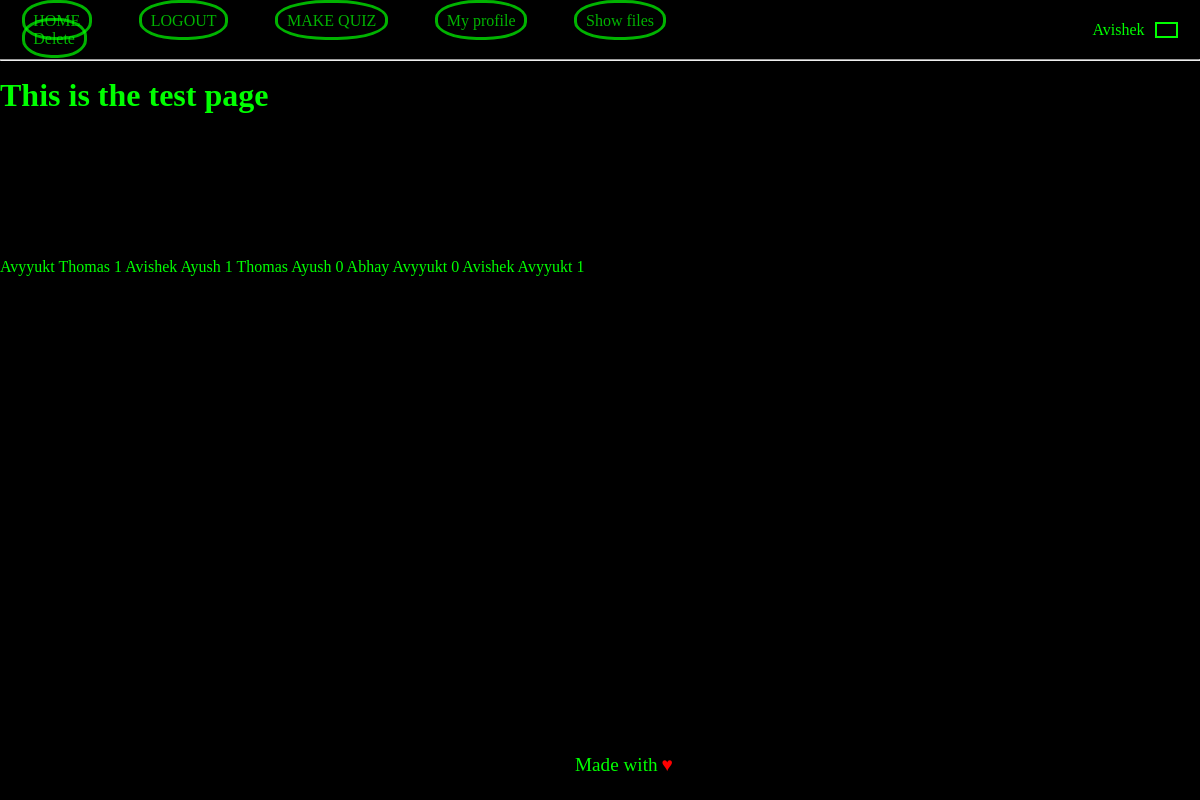
Screenshot of /test (signed in) with the database file from the repository.
### website/models.py (models this page shows)
class User(db.Model,UserMixin):
    __tablename__ = 'users'
    id = db.Column(db.Integer, primary_key=True)
    first_name = db.Column(db.String)
    email = db.Column(db.String, unique = True)
    password = db.Column(db.String)

class User_Friends(db.Model):
    __tablename__ = 'user_friends'
    id = db.Column(db.Integer, primary_key=True)
    sender_user = db.Column("sender_user",db.String)
    recieved_user = db.Column("reciever_user",db.String)
    frnd_status = db.Column(db.Integer)

### website/views.py (the view)
@views.route('/test')
def test():
    query1 = User.query.all()
    query2 = Quiz.query.all()
    query3 = Question.query.all()
    query4 = Option.query.all()
    query5 = Score.query.all()
    query6 = User_profile.query.all()
    query7 = User_Friends.query.all()
    return render_template('test.html', message1 = query1 , message2 = query2,message3 = query3,message4 = query4, message5 = query5 ,message6 = query6,message7= query7, user = current_user)

### website/__init__.py (called while the page is built)
def create_app():
    app = Flask(__name__)
    app.config['SECRET_KEY'] = 'delta_<3'
    app.config['SQLALCHEMY_DATABASE_URI'] = f'sqlite:///{DB_NAME}'
    db.init_app(app)
    from .views import views
    from .auth import auth
    app.register_blueprint(views, url_prefix = '/')
    app.register_blueprint(auth, url_prefix = '/')
    from .models import User, Quiz, Question, Option, Score, User_profile, User_Friends
    with app.app_context():
        db.create_all()
    login_manager = LoginManager()
    login_manager.login_view = 'auth.login'
    login_manager.init_app(app)
    @login_manager.user_loader
    def load_user(id):
        return User.query.get(int(id))
    return app

### website/templates/test.html (shortened to what this page needs)
{%extends "base.html"%}
{%block content%}
<h1>This is the test page</h1>
<br>
<br>
<br>
<br>
<br>
<br>
<br>
<br>
{%for x in message7%}
{{x.recieved_user}}
{{x.sender_user}}
{{x.frnd_status}}
{%endfor%}
{%endblock%}

### website/templates/base.html (shortened to what this page needs)
  <!DOCTYPE html>
<html lang="en">
  <head>
    <link rel="stylesheet" href= "{{ url_for('static',filename='styles/base.css') }}">
  </head>
  <body>
        <nav class="navbar" id="navbar">
            <div class="link_container">
              <p>
              {% if user.is_authenticated %}
              <a class="nav-item" id="home" href="/">HOME</a>
              <a class="nav-item" id="logout" href="/logout">LOGOUT</a>
              <a class="nav-item" id="quizmaker" href="/quizmaker">MAKE QUIZ</a>
              <a class="nav-item " id="profile" href="/profile/my_profile">My profile</a>
                {%else%}
                <a class="nav-item" id="login" href="/login">LOGIN</a>
                <a class="nav-item" id="signUp" href="/sign-up">Sign Up</a>
                {%endif%}
                <a class="nav-item" id="test" href="/test">Show files</a>
                <a class="nav-item" id="delete" href="/delete">Delete</a>
              </p>
            </div>
            <div class="user_profile">
              <span id="profile_name">{{user.first_name}}</span>
              <button id="profile_btn" onclick="/profile/my_profile"></button>
            </div>
        </nav>
        <hr style="margin-bottom: 2vh;"/>
    <div class="container">
    {% block content%}
    {%endblock%}
    </div>
    <div class="bonus">
      <span class="delta" id="span1">Made with</span>
      <span class="delta" id="span2"> ♥</span>
    </div>
  </body>
</html>

### website/static/styles/base.css (style rules this page uses)
* { margin: 0; padding: 0; color: rgb(0, 255, 0); }
body { background-color: rgb(0, 0, 0); background-repeat: no-repeat; background-size: cover; }
.navbar { background-color: rgb(0, 0, 0); height: max-content; display: flex; flex-direction: row; justify-content: space-between; align-items: center; }
.link_container { width: 60%; }
.nav-item { margin:3%; padding: 1.2%; height: 2vh; border: solid rgb(0, 255, 0); border-radius: 45%; opacity: 70%; transition: all .2s ease-in-out }
a { text-decoration: none; }
.user_profile { width: 8vw; padding: 1%; display: flex; flex-direction: row; justify-content: space-between; align-items: center; }
#profile_name { margin: 0.5%; }
#profile_btn { height: 2vh; width: 2vw; margin: 10%; background-color: black; border: 0.2em solid rgb(0, 255, 0); }
.bonus { position: absolute; left: 50%; bottom: 0; transform: translate(-50%); margin: 2%; }
.delta { font-size: 1.2em; }
#span2 { color: red; }

### rows the page displays
User: first_name "Avishek"
User_Friends: recieved_user "Avyyukt", sender_user "Thomas", frnd_status "1"
User_Friends: recieved_user "Avishek", sender_user "Ayush", frnd_status "1"
User_Friends: recieved_user "Thomas", sender_user "Ayush", frnd_status "0"
User_Friends: recieved_user "Abhay", sender_user "Avyyukt", frnd_status "0"
User_Friends: recieved_user "Avishek", sender_user "Avyyukt", frnd_status "1"
